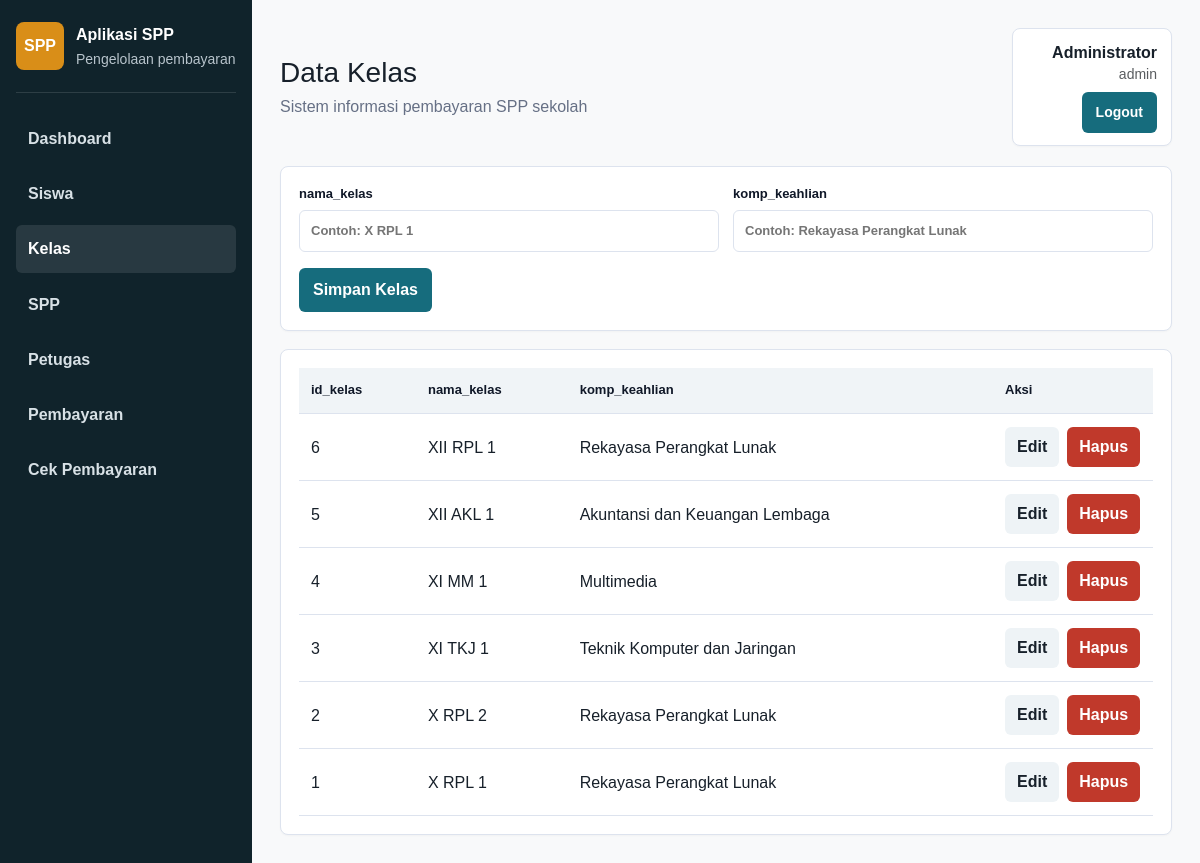
Screenshot of /index.php?page=kelas (signed in) with the database file from the repository.
### tables this page shows
CREATE TABLE `tb_kelas` (
  `id_kelas` varchar(11) NOT NULL,
  `nama_kelas` varchar(10) NOT NULL,
  `komp_keahlian` varchar(50) NOT NULL
);

### index.php (called while the page is built, shortened)
<?php
require_once __DIR__ . '/config/koneksi.php';
require_once __DIR__ . '/includes/functions.php';
$page = $_GET['page'] ?? 'dashboard';
require __DIR__ . '/includes/header.php';
require __DIR__ . '/modul/' . $page . '.php';
require __DIR__ . '/includes/footer.php';

### includes/functions.php (called while the page is built, shortened)
<?php
function e($value)
{
    return htmlspecialchars((string) $value, ENT_QUOTES, 'UTF-8');
}
function query_all($koneksi, $sql)
{
    $result = mysqli_query($koneksi, $sql);
    $rows = [];
    while ($row = mysqli_fetch_assoc($result)) {
        $rows[] = $row;
    }
    return $rows;
}

### modul/kelas.php (the view, shortened to what this page needs)
<?php
$edit = null;
$kelas = query_all($koneksi, "SELECT * FROM tb_kelas ORDER BY CAST(id_kelas AS UNSIGNED) DESC");
?>
<section class="panel">
    <form method="post">
        <div class="form-grid">
            <label>nama_kelas
                <input type="text" name="nama_kelas" required placeholder="Contoh: X RPL 1" value="<?= e($edit['nama_kelas'] ?? '') ?>">
            </label>
            <label>komp_keahlian
                <input type="text" name="kompetensi_keahlian" required placeholder="Contoh: Rekayasa Perangkat Lunak" value="<?= e($edit['komp_keahlian'] ?? '') ?>">
            </label>
        </div>
        <button class="btn" type="submit"><?= $edit ? 'Update Kelas' : 'Simpan Kelas' ?></button>
    </form>
</section>
<section class="panel" style="margin-top: 18px;">
    <div class="table-wrap">
        <table>
            <thead>
                <tr>
                    <th>id_kelas</th>
                    <th>nama_kelas</th>
                    <th>komp_keahlian</th>
                    <th>Aksi</th>
                </tr>
            </thead>
            <tbody>
                <?php foreach ($kelas as $row): ?>
                    <tr>
                        <td><?= e($row['id_kelas']) ?></td>
                        <td><?= e($row['nama_kelas']) ?></td>
                        <td><?= e($row['komp_keahlian']) ?></td>
                        <td>
                            <div class="actions">
                                <a class="btn secondary" href="index.php?page=kelas&edit=<?= e($row['id_kelas']) ?>">Edit</a>
                                <a class="btn danger" href="index.php?page=kelas&hapus=<?= e($row['id_kelas']) ?>" onclick="return confirm('Hapus data ini?')">Hapus</a>
                            </div>
                        </td>
                    </tr>
                <?php endforeach; ?>
            </tbody>
        </table>
    </div>
</section>

### assets/css/style.css (style rules this page uses)
:root { --bg: #f6f7fb; --panel: #ffffff; --text: #17202a; --muted: #667085; --line: #dde3ee; --primary: #166c7d; --primary-dark: #0f5060; --accent: #d98e18; --danger: #c0392b; --success: #247a48; }
* { box-sizing: border-box; }
body { margin: 0; min-height: 100vh; background: var(--bg); color: var(--text); font-family: Arial, Helvetica, sans-serif; display: flex; line-height: 1.45; }
a { color: inherit; text-decoration: none; }
.card, .panel { background: var(--panel); border: 1px solid var(--line); border-radius: 8px; padding: 18px 18px; box-shadow: 0 1px 2px rgba(16, 35, 43, 0.03); }
.panel + .panel { margin-top: 18px; }
.form-grid { display: grid; grid-template-columns: repeat(auto-fit, minmax(260px, 1fr)); gap: 14px; margin-bottom: 16px; }
label { display: grid; gap: 6px; font-weight: 700; font-size: 13px; color: #101828; }
input, select, textarea { width: 100%; border: 1px solid var(--line); border-radius: 6px; padding: 10px 11px; font: inherit; background: #fff; min-height: 42px; }
.btn { border: 0; border-radius: 6px; background: var(--primary); color: #fff; padding: 10px 14px; font-weight: 700; cursor: pointer; display: inline-flex; align-items: center; justify-content: center; min-height: 38px; gap: 6px; }
.btn.secondary { background: #eef3f6; color: var(--text); }
.btn.danger { background: var(--danger); }
.table-wrap { overflow-x: auto; }
table { width: 100%; border-collapse: collapse; background: #fff; table-layout: auto; }
th, td { border-bottom: 1px solid var(--line); padding: 13px 12px; text-align: left; vertical-align: middle; white-space: nowrap; }
th { background: #f0f4f7; font-size: 13px; font-weight: 700; color: #101828; }
th:last-child, td:last-child { width: 160px; }
.actions { display: flex; gap: 8px; align-items: center; }
.actions .btn { min-height: 36px; padding: 8px 12px; }

### rows the page displays
tb_kelas: id_kelas "6", nama_kelas "XII RPL 1", komp_keahlian "Rekayasa Perangkat Lunak"
tb_kelas: id_kelas "5", nama_kelas "XII AKL 1", komp_keahlian "Akuntansi dan Keuangan Lembaga"
tb_kelas: id_kelas "4", nama_kelas "XI MM 1", komp_keahlian "Multimedia"
tb_kelas: id_kelas "3", nama_kelas "XI TKJ 1", komp_keahlian "Teknik Komputer dan Jaringan"
tb_kelas: id_kelas "2", nama_kelas "X RPL 2", komp_keahlian "Rekayasa Perangkat Lunak"
tb_kelas: id_kelas "1", nama_kelas "X RPL 1", komp_keahlian "Rekayasa Perangkat Lunak"

### other values shown
$menuLabel "Dashboard"
$menuLabel "Siswa"
$menuLabel "Kelas"
$menuLabel "SPP"
$menuLabel "Petugas"
$menuLabel "Pembayaran"
$menuLabel "Cek Pembayaran"
$pageTitle "Data Kelas"
current_user()['nama_user'] "Administrator"
current_level() "admin"
